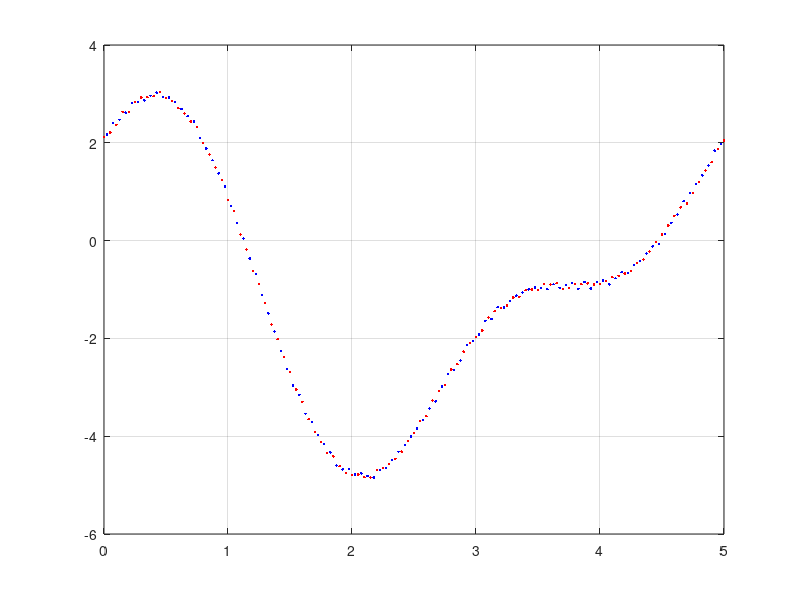

The MATLAB source for this figure: (Note: this script raises an error after producing the figure.)
%%Practica 2 - 0/12/18
%%Minimos Cuadrados

clc;
close all;
clear all;

inf = load('Datos_1_1.txt');
inf1 = load('Datos_1_2.txt');
figure(1)
plot(inf(1,:),inf(2,:),'r.');
hold on;
grid on;
x=inf(1,:);
x1=inf1(1,:);
y=inf(2,:);
y1=inf1(2,:);
plot(x1,y1,'b.');

%%Regresion lineal en todo el rango
nm = length(y1);
nt=1;
n=20;
c=floor(nm/n);
ini=1;
fin=0;
for i=1:n
    fin=fin+c;
    [B,f1]=MC(x(ini:fin),y(ini:fin),nt);
    yp=f1(x1(ini:fin));
    ea(ini:fin)=(y1(ini:fin)-yp).^2/c;
    xt=x(ini):0.001:x(fin);
    ini=fin;
yt=f1(xt);
plot(xt,yt,'b-');
end
xlabel('x');
ylabel('y');
title('n sepmentos lineal');
print('-f1', '-djpeg90', '-r300', 'Grafica1n.jpg');
hold off;

one= ones(nm,1);
et= ea*one;

%%Para un modelo de 5 segmentos 
figure(2)
plot(inf(1,:),inf(2,:),'r.');
hold on;
plot(x1,y1,'b.');
grid on;
x=inf(1,:);
x1=inf1(1,:);
y=inf(2,:);
y1=inf1(2,:);
nm = length(y1);
nt=5;
    fin=fin+c;
    [B,f1]=MC(x,y,nt);
    yp=f1(x1);
    ea=(y1-yp).^2/c;
    xt=x(1):0.001:x(end);
yt=f1(xt);
plot(xt,yt,'b-');
hold off;
xlabel('x');
ylabel('y');
title('Para modelo de 5 segmentos');
print('-f2', '-djpeg90', '-r300', 'Grafica4.jpg');
hold off;

%%Regresion n para un modelo Cuadratico
figure(3)
plot(inf(1,:),inf(2,:),'r.');
hold on;
plot(x1,y1,'b.');
grid on;
x=inf(1,:);
x1=inf1(1,:);
y=inf(2,:);
y1 = inf1(2,:);
nm = length(y1);
nt=2;
n=20;
c=floor(nm/n);
ini=1;
fin=0;
for i=1:n
    fin=fin+c;
    [B,f1]=MC(x(ini:fin),y(ini:fin),nt); 
    yp=f1(x1(ini:fin));
    ea2(ini:fin)=(y1(ini:fin)-yp).^2/c;
    xt=x(ini):0.001:x(fin);
    ini=fin;
yt=f1(xt);
plot(xt,yt,'b-');
end
one= ones(nm,1);
et2= ea2*one;
xlabel('x');
ylabel('y');
title('Para n segmentos cuadrado');
print('-f3', '-djpeg90', '-r300', 'Grafica2n.jpg');
hold off;


%%Para un modelo Cuadratico
figure(4)
plot(inf(1,:),inf(2,:),'r.');
hold on;
plot(x1,y1,'b.');
grid on;
x=inf(1,:);
x1=inf1(1,:);
y=inf(2,:);
y1=inf1(2,:);
nm = length(y1);
nt=2;
    fin=fin+c;
    [B,f1]=MC(x,y,nt);
    yp=f1(x1);
    ea=(y1-yp).^2/c;
    xt=x(1):0.001:x(end);
yt=f1(xt);
plot(xt,yt,'b-');
xlabel('x');
ylabel('y');
title('Para modelo cuadrado');
print('-f4', '-djpeg90', '-r300', 'Grafica2.jpg');
hold off;


%%Para n segmentos cubicos
figure(5)
plot(inf(1,:),inf(2,:),'r.');
hold on;
plot(x1,y1,'b.');
grid on;
x=inf(1,:);
x1=inf1(1,:);
y=inf(2,:);
y1=inf1(2,:);
nm = length(y1);
nt=3;
n=20;
c=floor(nm/n);
ini=1;
fin=0;
for i=1:n
    fin=fin+c;
    [B,f1]=MC(x(ini:fin),y(ini:fin),nt);
    yp=f1(x1(ini:fin));
    ea3(ini:fin)=(y1(ini:fin)-yp).^2/c;
    xt=x(ini):0.001:x(fin);
    ini=fin;
yt=f1(xt);
plot(xt,yt,'b-');
end
one= ones(nm,1);
et3= ea3*one;
xlabel('x');
ylabel('y');
title(' Para n segmentos cubico');
print('-f5', '-djpeg90', '-r300', 'Grafica3n.jpg');
hold off;

%%Para un modelo Lineal
figure(6)
plot(inf(1,:),inf(2,:),'r.');
hold on;
plot(x1,y1,'b.');
grid on;
x=inf(1,:);
x1=inf1(1,:);
y=inf(2,:);
y1=inf1(2,:);
nm = length(y1);
nt=1;
n=20;
    fin=fin+c;
    [B,f1]=MC(x,y,nt);
    yp=f1(x1);
    ea=(y1-yp).^2/c;
    xt=x(1):0.001:x(end);
yt=f1(xt);
plot(xt,yt,'b-');
xlabel('x');
ylabel('y');
title('Para un modelo lineal');
print('-f6', '-djpeg90', '-r300', 'Grafica1.jpg');
hold off;

%%Para un modelo cubico
figure(7)
plot(inf(1,:),inf(2,:),'r.');
hold on;
plot(x1,y1,'b.');
grid on;
x=inf(1,:);
x1=inf1(1,:);
y=inf(2,:);
y1=inf1(2,:);
nm = length(y1);
nt=3;
    fin=fin+c;
    [B,f1]=MC(x,y,nt);
    yp=f1(x1);
    ea=(y1-yp).^2/c;
    xt=x(1):0.001:x(end);
yt=f1(xt);
plot(xt,yt,'b-');
hold off;
xlabel('x');
ylabel('y');
title('Para modelo cubico');
print('-f7', '-djpeg90', '-r300', 'Grafica3.jpg');
hold off;
